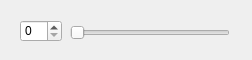
<?xml version="1.0" encoding="UTF-8"?>
<ui version="4.0">
 <class>SmallWidget</class>
 <widget class="QWidget" name="SmallWidget">
  <property name="geometry">
   <rect>
    <x>0</x>
    <y>0</y>
    <width>252</width>
    <height>60</height>
   </rect>
  </property>
  <property name="windowTitle">
   <string>Form</string>
  </property>
  <widget class="QSpinBox" name="spinBox">
   <property name="geometry">
    <rect>
     <x>20</x>
     <y>20</y>
     <width>42</width>
     <height>22</height>
    </rect>
   </property>
  </widget>
  <widget class="QSlider" name="horizontalSlider">
   <property name="geometry">
    <rect>
     <x>70</x>
     <y>20</y>
     <width>160</width>
     <height>25</height>
    </rect>
   </property>
   <property name="orientation">
    <enum>Qt::Horizontal</enum>
   </property>
  </widget>
 </widget>
 <resources/>
 <connections/>
</ui>
